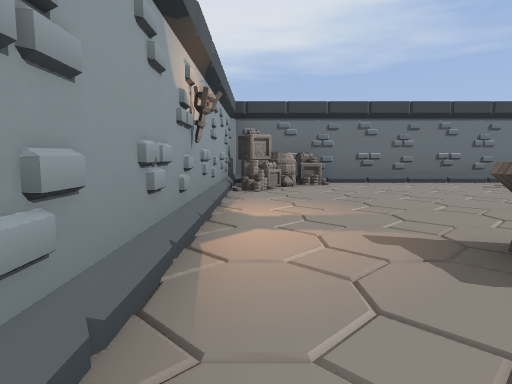
[1] (above)

17 first-person views from a walk through a 3-D level made in the Godot game engine. The camera is 1.3 m above the floor, tilts 6° down and sees 75° across. The floor is counted in squares, 2 m on a side. Each view is taken from the middle of a square. On the plan, view 1 faces up. The plan holds only what a view shows up to about 10 squares ahead; the rest is blank. The place goes on beyond the plan. Flat picture figures and markers are not drawn. Some surface patterns are stand-ins.

[2]
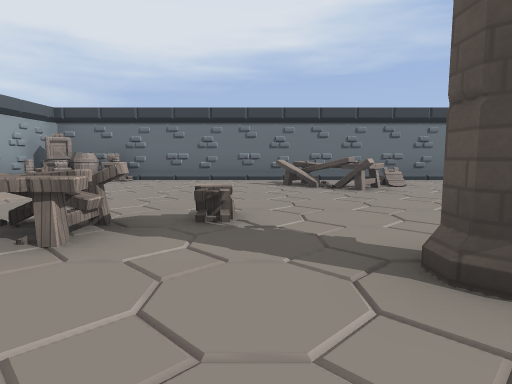

[3]
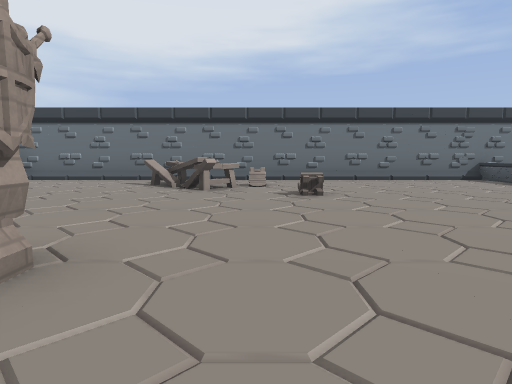

[4]
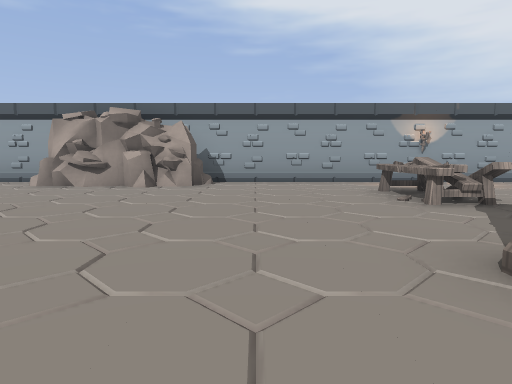

[5]
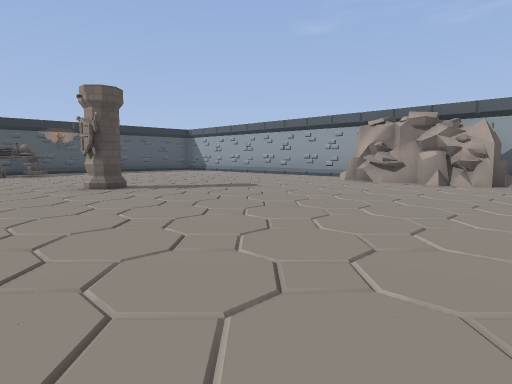

[6]
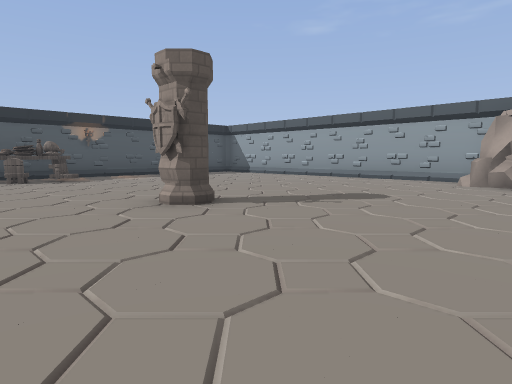

[7]
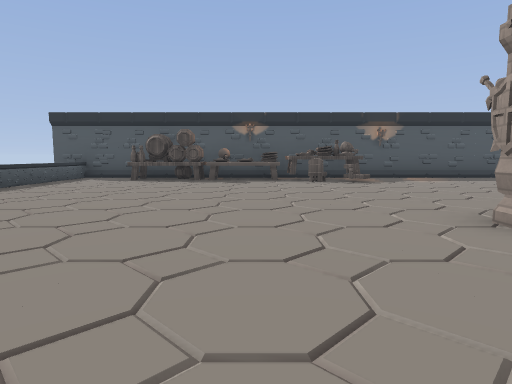

[8]
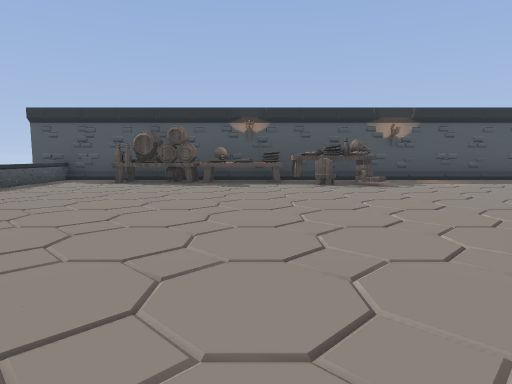

[9]
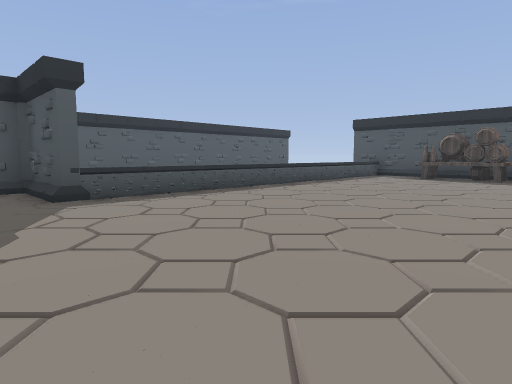

[10]
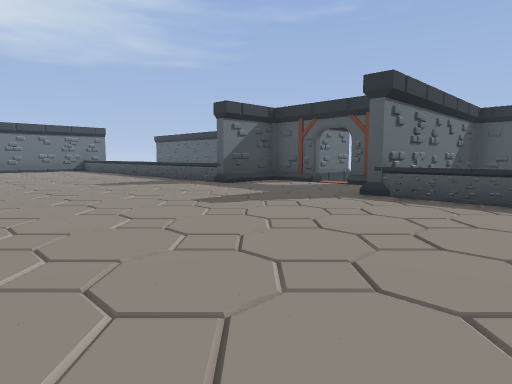

[11]
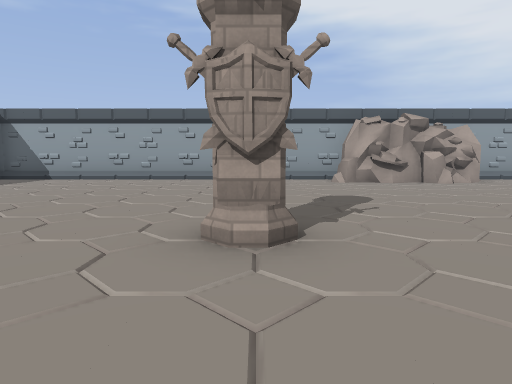

[12]
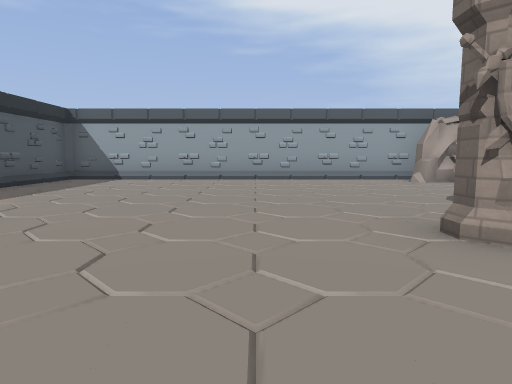

[13]
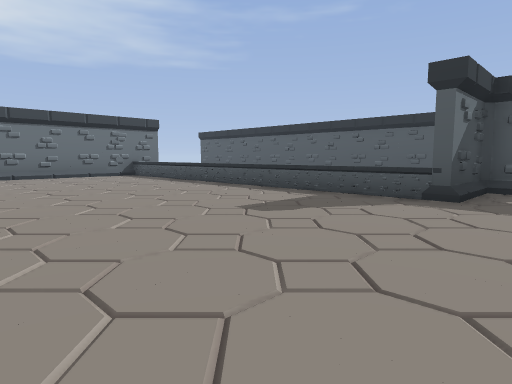

[14]
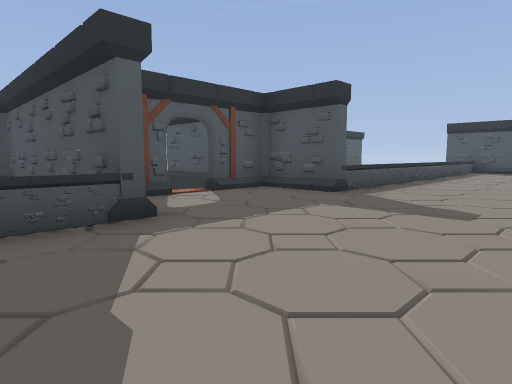

[15]
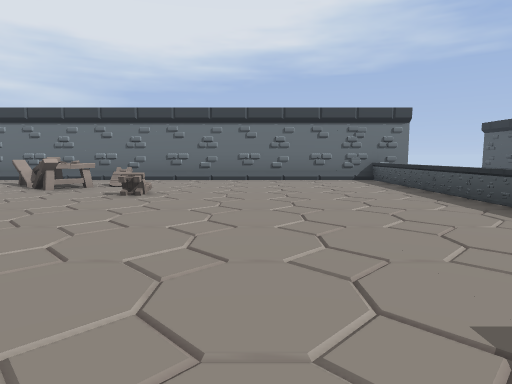

[16]
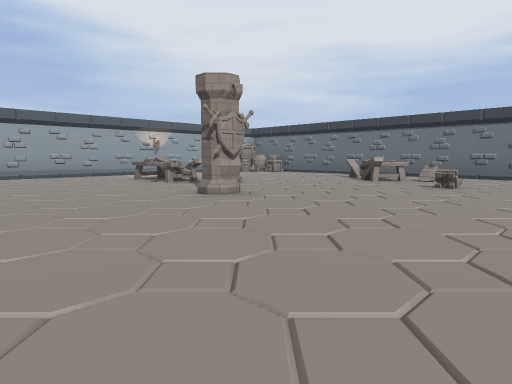

[17]
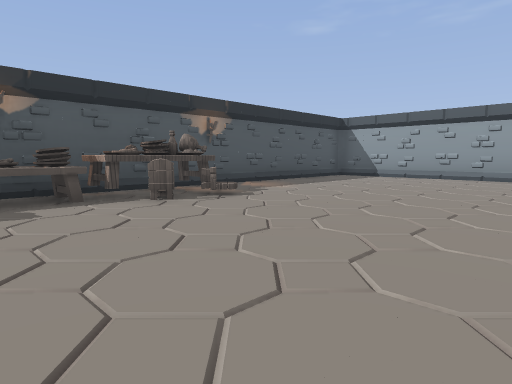

### Floor plan
Points are (right, up) in squares from view 1. A wall is a line through its corners. A room is listed if a view was taken in it or the views show most of it. See-through windows are left out.
Room 1 (views 1, 2, 3, 4, 5, 6, 7, 8, 9, 10, 11, 12, 13, 14, 15, 16, 17)
walls: (1.2, -3.4) (0.6, -4) (0.9, -4.4); (1, -4.7) (0.9, -5.2); (0.8, -4.5) (0.8, -4.5); (0.7, -3.9) (0.8, -4.6); (0.7, -3.1) (0.9, -3.7) (0.9, -3.9); (0.7, -2.5) (0.6, -3.3) (0.4, -3.5) (0.7, -4.7); (0.7, -2.5) (0.6, -3); (0.5, -4.4) (0.8, -4.5) (0.5, -5.2) (0.7, -5.4) (0.7, -5.8); (0.6, -5.4) (0.4, -5.7) (-0.2, -5.7); (0.6, -2.5) (0.9, -3.8); (0.5, -2.4) (0.6, -2.9); (0.1, -2.4) (0.9, -2.4); (0, -2.2) (0.8, -2.5) (0.5, -3); (14.1, -1.4) (19.5, -1.4); (-0.6, -5.4) (-0.6, -15.4) (6.6, -15.4); (7.2, 5.1) (6.5, 5.6); (16.1, -3) (16.1, -1.6) (14.3, -1.6) (14.3, 8.4); (7.2, 5.3) (6, 6.5); (7.6, 5.9) (6.9, 5.2); (19.5, -5.6) (14.2, -5.6); (12.4, -15.4) (15.2, -15.4); (14.3, -15.4) (14.3, -5.4) (16.1, -5.4) (16.1, -4); (-0.6, 8.2) (-0.6, -2.6); (15.4, 8.4) (1.4, 8.4)
low walls: (0.6, -4) (0.8, -4.5); (0.2, -2) (0.7, -2.6); (14.1, -1.1) (14.4, -0.7)
ways out: opening at (16.5, -4); gap at (17, -3)
objects: coin (0, 7); box (0, 8); box (1, 8); table (2, 2) to (3, 2); chair (5, 2); table (7, -15) to (8, -15); chair (7, -14); pillar (7, -8); pillar (7, 1); chair (8, -14); chair (8, 6); plate (9, -15); other object (9, -14); chair (9, 5); other object (10, -15) to (10, -14); table (11, -15) to (12, -14)

Where each view was taken, in squares from view 1:
view 1: 0 up, 0 right, facing up
view 2: 1 down, 5 right, facing up
view 3: 1 down, 8 right, facing up
view 4: 1 down, 8 right, facing left
view 5: 1 down, 9 right, facing down-left
view 6: 4 down, 9 right, facing down-left
view 7: 5 down, 9 right, facing down
view 8: 6 down, 9 right, facing down
view 9: 4 down, 9 right, facing down-right
view 10: 8 down, 9 right, facing up-right
view 11: 8 down, 9 right, facing left
view 12: 10 down, 9 right, facing left
view 13: 3 down, 9 right, facing up-right
view 14: 0 up, 11 right, facing down-right
view 15: 1 down, 11 right, facing up
view 16: 3 down, 11 right, facing up-left
view 17: 9 down, 10 right, facing down-left
